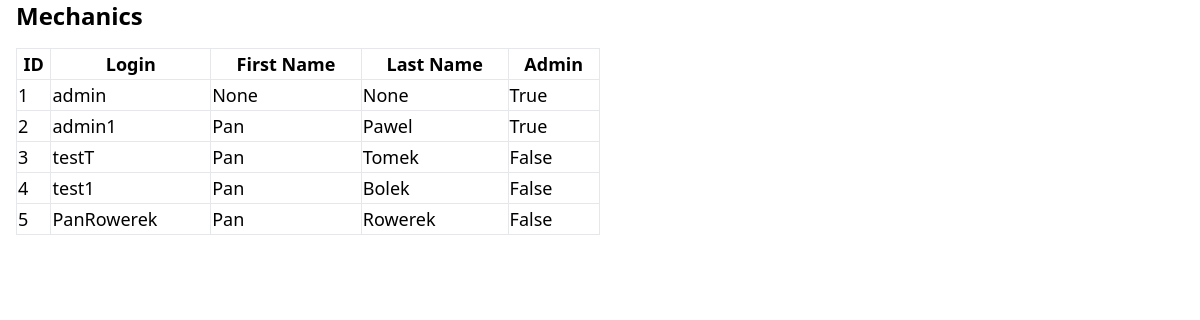
Page /mechanics/ on the earlier database version.
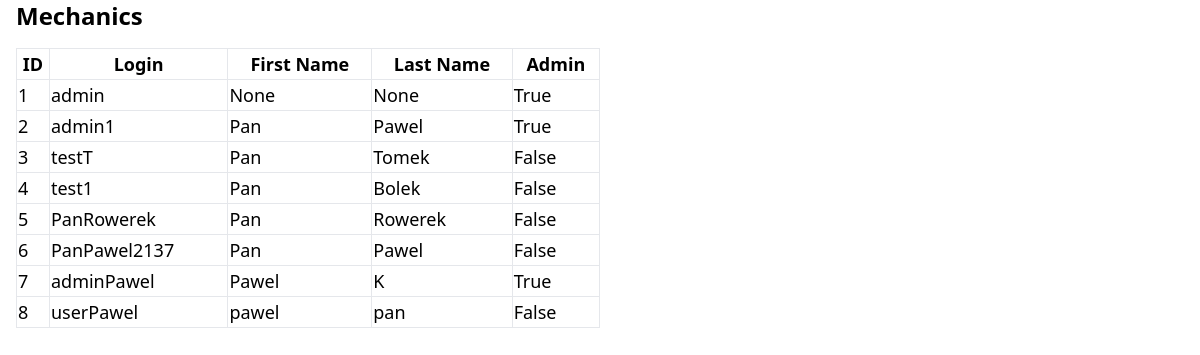
Same page on the later database version.
### sql_app/models.py (models this page shows)
class Mechanic(Base):
    __tablename__ = "mechanics"
    id = Column(Integer, primary_key=True, index=True)
    login = Column(String, unique = True)
    first_name = Column(String)
    last_name = Column(String)
    hashed_password = Column(String)
    is_admin = Column(Boolean, default=False)
    repairs = relationship("Repair", back_populates="mechanic")

### sql_app/main.py (the view)
@app.get("/mechanics/", response_model=list[schemas.Mechanic])
def read_mechanics(request: Request, db: Session = Depends(get_db)):
    mechanics = crud.get_mechanics(db)
    context = {"request": request, "mechanics": mechanics}
    return templates.TemplateResponse("mechanics.html", context)

### sql_app/templates/mechanics.html (shortened to what this page needs)
{% extends "base.html" %}
{% block content %}
  <div class="mx-4">
    <p class="text-2xl font-bold mb-4">Mechanics</p>
    <table class="min-w-[50%] mb-4">
      <thead class="border-b text-lg">
        <tr>
          <th class="border">ID</th>
          <th class="border">Login</th>
          <th class="border">First Name</th>
          <th class="border">Last Name</th>
          <th class="border">Admin</th>
        </tr>
        {% for mechanic in mechanics %}
        <tr>
            <td class="border">{{mechanic.id}}</td>
            <td class="border">{{mechanic.login}}</td>
            <td class="border">{{mechanic.first_name}}</td>
            <td class="border">{{mechanic.last_name}}</td>
            <td class="border">{{mechanic.is_admin}}</td>
        </tr>
        {% endfor %}
      </thead>
    </table>
  </div>
{% endblock %}

### sql_app/templates/base.html (shortened to what this page needs)
<!DOCTYPE html>
<head>
  <script src="https://cdn.tailwindcss.com"></script>
</head>
<body>
	{% block content %}
	{% endblock %}
</body>
</html>

Differences in the rows shown:
added Mechanic: id "6", login "PanPawel2137", first_name "Pan", last_name "Pawel", is_admin "False"
added Mechanic: id "7", login "adminPawel", first_name "Pawel", last_name "K", is_admin "True"
added Mechanic: id "8", login "userPawel", first_name "pawel", last_name "pan", is_admin "False"
